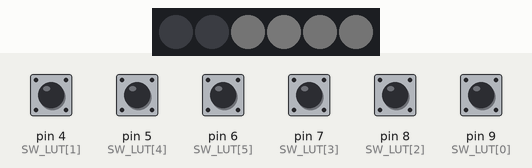
This sketch was run on a simulated Arduino Uno, built with avr-gcc and run on an emulated ATmega328P. On the bench: 6 RGB LEDs in strip order, left to right. Inputs (shaded band) come from the test bench; at power-on: pin 4 (SW_LUT[1]), pin 5 (SW_LUT[4]), pin 6 (SW_LUT[5]), pin 7 (SW_LUT[3]), pin 8 (SW_LUT[2]), pin 9 (SW_LUT[0]) HIGH. Dim RGB values are drawn brighter than linear; what the sketch prints to the serial monitor is not drawn.

Above: at 0.1 s.
At 1.0 s:
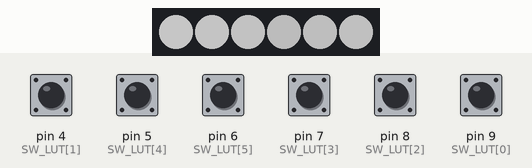
At 1.6 s:
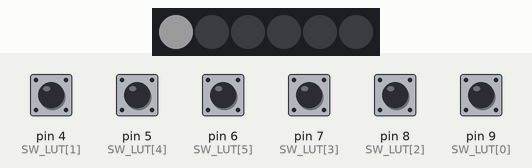
Timing chart, 0 to 3.5 s (numbered marks = the images above):
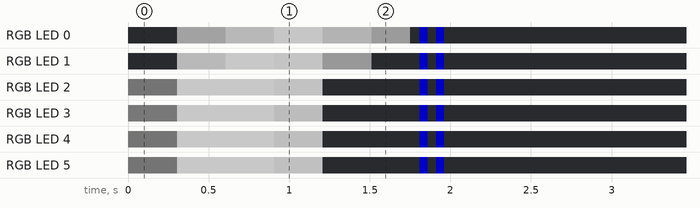

The sketch:

6ButtonDock.ino
```cpp
#include <Wire.h>
#include <FastLED.h>
#define NUM_LEDS 6
#define DATA_PIN 3

#define I2C_SLAVE_ADDR  0x48

const uint8_t SW_LUT[6] = {
  9, 4, 8, 7, 5, 6
};
const uint8_t LED_LUT[6] = {
  0, 3, 1, 4, 2, 5
};

bool updateLed = false;
CRGB leds[NUM_LEDS];
uint8_t pressedKeys = 0x00;

void requestEvent()
{
  Wire.write(pressedKeys);
}

void receiveEvent(int len)
{
  uint8_t data[4];
  if (len == 4)
  {
    for (int i = 0; i < 4; i++)
    {
      data[i] = Wire.read();
    }
    leds[LED_LUT[data[0]]] = CRGB(data[1], data[2], data[3]);
    updateLed = true;
  } else {
    while (len--) {
      Wire.read();
    }
  }
}

void boot_indicator(void)
{
  int i;
  int j;
  uint16_t b[6] = {0};
  const uint8_t pos_lut[6] = {
    0, 2, 4, 5, 3, 1
  };
  for (i = 0; i < 255; i++) {
    for (j = 0; j < 6; j++) {
      b[j] += j + 1;
      b[j] = b[j] > 255 ? 255 : b[j];
      leds[LED_LUT[pos_lut[j]]] = CRGB(b[j], b[j], b[j]);
    }
    FastLED.show();
    delay(3);
  }
  memset((void*)&b, 0, sizeof(b));
  for (i = 0; i < 255; i++) {
    for (j = 0; j < 6; j++) {
      b[j] += j + 1;
      b[j] = b[j] > 255 ? 255 : b[j];
      leds[LED_LUT[pos_lut[j]]] = CRGB(255 - b[j], 255 - b[j], 255 - b[j]);
    }
    FastLED.show();
    delay(3);
  }
  delay(60);
  for (i = 0; i < 6; i++) {
    leds[i] = CRGB(0, 0, 255);
  }
  FastLED.show();
  delay(50);
  for (i = 0; i < 6; i++) {
    leds[i] = CRGB(0, 0, 0);
  }
  FastLED.show();
  delay(50);
  for (i = 0; i < 6; i++) {
    leds[i] = CRGB(0, 0, 255);
  }
  FastLED.show();
  delay(50);
  for (i = 0; i < 6; i++) {
    leds[i] = CRGB(0, 0, 0);
  }
  FastLED.show();
  delay(50);
}

void setup() {
  Serial.begin(115200);
  Serial.println("resetting");
  FastLED.addLeds<WS2812, DATA_PIN, GRB>(leds, NUM_LEDS);
  FastLED.setBrightness(100);
  int i;
  boot_indicator();
  for (i = 0; i < 6; i++)
  {
    pinMode(SW_LUT[i], INPUT_PULLUP);
    leds[LED_LUT[i]] = CRGB(0, 0, 0);
  }
  FastLED.show();
  Wire.begin(I2C_SLAVE_ADDR);
  Wire.onRequest(requestEvent);
  Wire.onReceive(receiveEvent);
}

void loop()
{
  static int cnt = 0;
  int i;
  uint8_t pressed;
  static uint8_t pressed_last;
  pressed = 0;
  for (i = 0; i < 6; i++)
  {
    if (digitalRead(SW_LUT[i]) == LOW) {
      pressed |= (1 << i);
    }
  }
  if (pressed == pressed_last)
  {
    cnt++;
    if (cnt > 3) {
      noInterrupts();
      {
        pressedKeys = pressed;
      }
      interrupts();
      cnt = 0;
    }
  } else {
    cnt = 0;
  }
  pressed_last = pressed;
  Serial.println(pressedKeys, BIN);

  if (updateLed)
  {
    FastLED.show();
  }
  delay(1);
}
```
